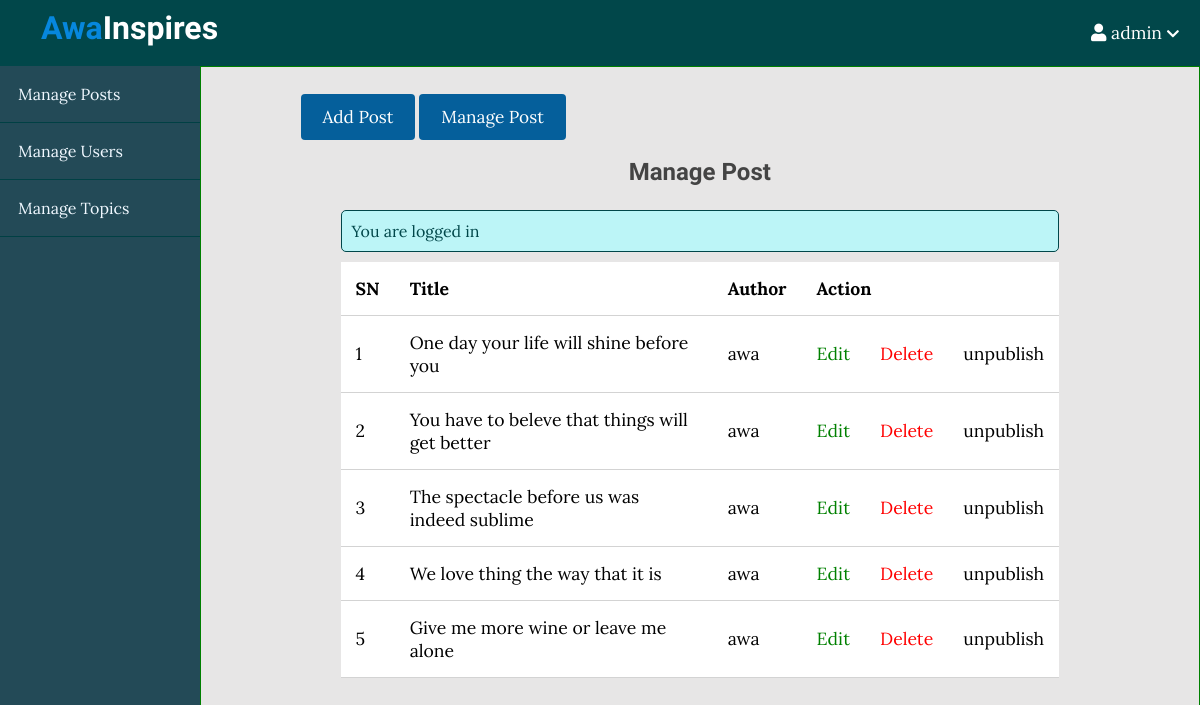
The page /admin/posts/index.php (signed in) on the database its author committed.
### tables this page shows
CREATE TABLE `posts` (
  `id` int(11) NOT NULL,
  `user_id` int(11) NOT NULL,
  `topic_id` int(11) DEFAULT NULL,
  `title` varchar(255) NOT NULL,
  `image` varchar(255) NOT NULL,
  `body` text NOT NULL,
  `published` tinyint(4) NOT NULL,
  `created_at` datetime NOT NULL DEFAULT current_timestamp()
);

### App/database/db.php (called while the page is built, shortened)
<?php
require('connect.php');
function selectAll($table, $conditions = []){
    global $conn;
    $sql = "SELECT * FROM $table";
    if(empty($conditions)){
        $stmt = $conn->prepare($sql);
        $stmt->execute();
        $records = $stmt->get_result()->fetch_all(MYSQLI_ASSOC);
        return $records;
    }
}

### App/controllers/posts.php (called while the page is built, shortened)
<?php
include(ROOT_PATH . "/App/database/db.php");
$table = 'posts';
$posts = selectAll($table);

### admin/posts/index.php (the view, shortened to what this page needs)
<?php include(ROOT_PATH . "/App/controllers/posts.php");
?>
<!DOCTYPE html>
<html lang="en">
<head>
    <link rel="stylesheet" href="https://pro.fontawesome.com/releases/v5.10.0/css/all.css"/>
    <link rel="stylesheet" href="../../assets/css/style.css">
    <link rel="stylesheet" href="../../assets/css/admin.css">
</head>
<body>
<?php include(ROOT_PATH . "/App/includes/adminHeader.php"); ?>
    <div class="admin-wrapper">
        <?php include(ROOT_PATH . "/App/includes/adminSidebar.php"); ?>
            <div class="admin-content">
                <div class="button-group">
                    <a href="create.php" class="btn btn-big">Add Post</a>
                    <a href="mamage.php" class="btn btn-big">Manage Post</a>
                </div>
                <div class="content">
                    <h2 class="page-title">Manage Post</h2>
                    <?php include(ROOT_PATH . "/App/includes/messages.php"); ?>
                    <table>
                        <thead>
                            <th>SN</th>
                            <th>Title</th>
                            <th>Author</th>
                            <th colspan="3">Action</th>
                        </thead>
                        <tbody>
                        <?php foreach ($posts as $key => $post) : ?>
                            <tr>
                                <td><?php echo $key + 1; ?></td>
                                <td><?php echo $post['title']; ?></td>
                                <td>awa</td>
                                <td><a href="edit.php?id=<?php echo $post['id']; ?>" class="edit">Edit</a></td>
                                <td><a href="" class="delete">Delete</a></td>
                                <?php if ($post['published']): ?>
                                    <td><a href="edit.php?published=0&p_id=<?php echo $post['id']; ?>" class="unpublish">unpublish</a></td>
                                <?php else: ?>
                                    <td><a href="edit.php?published=1&p_id=<?php echo $post['id']; ?>" class="publish">Publish</a></td>
                                <?php endif; ?>
                            </tr>
                        <?php endforeach;?>
                        </tbody>
                    </table>
                </div>
        </div>
    </div>
</body>
</html>

### assets/css/style.css (style rules this page uses)
* { box-sizing: border-box; }
html, body { height: 100%; margin: 0px; padding: 0px; font-family: 'Lora', serif; background-color: rgb(231, 230, 230); }
h1, h2, h3, h4, h5, h6 { font-family: 'Candal', serif; color: #444; margin: 5px; }
a { text-decoration: none; color: inherit; }
.btn { padding: .5rem 1rem; background: #055f9b; color: white; border: 1px solid transparent; border-radius: .25rem; font-size: 1.08em; font-family: 'Lora', serif; }
.btn-big { padding: .7rem 1.3rem; line-height: 1.3rem; }
.content { width: 90%; margin: 30px auto 30px; }

### assets/css/admin.css (style rules this page uses)
.admin-wrapper { display: flex; height: calc(100% - 66px); }
.admin-wrapper .admin-content { flex: 8; height: 100%; border: solid 1px green; padding: 40px 100px 100px; overflow-y: scroll; }
.admin-content .page-title { text-align: center; margin-bottom: 1.5rem; }
table { width: 100%; border-collapse: collapse; font-size: 1.1rem; background: #fff; }
th, td { padding: 15px; text-align: left; border-bottom: 1px solid #d3d3d3; }
.edit { color: green; }
.delete { color: red; }

### rows shown on the page
posts: title "One day your life will shine before you"
posts: title "You have to beleve that things will get better"
posts: title "The spectacle before us was indeed sublime"
posts: title "We love thing the way that it is"
posts: title "Give me more wine or leave me alone"

### other values the page prints
$_SESSION['username'] "admin"
$_SESSION['message'] "You are logged in"
